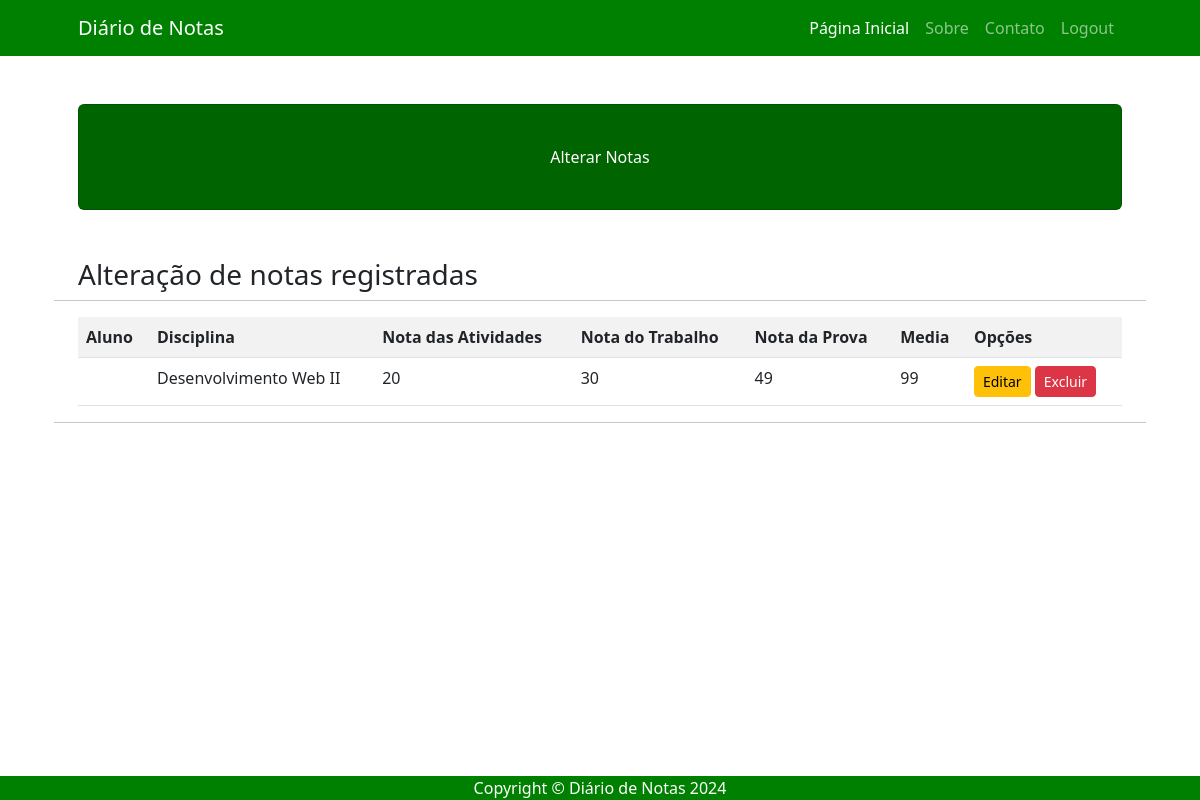
The page /alterar/ (signed in) on the database its author committed.
### usuarios/models.py (models this page shows)
class Nota(models.Model):
    nome_aluno = models.CharField(max_length = 200)
    disciplina = models.CharField(max_length = 200)
    nota_atividades = models.IntegerField(default = 0)
    nota_trabalho = models.IntegerField(default = 0)
    nota_prova = models.IntegerField(default = 0)
    media = models.IntegerField(blank = True, default = 0)

### usuarios/views.py (the view)
# urls.py: path('alterar/', views.alterar, name = 'alterar'),
def alterar(request):
    if request.method == "GET":
        if request.user.is_authenticated:
            lista_notas = Nota.objects.all()
            dicionario_notas = {'lista_notas':lista_notas}
            return render(request, 'usuarios/alterar.html', dicionario_notas)
        else:
            return HttpResponse("Faça o login para acessar!")

### usuarios/templates/usuarios/alterar.html (shortened to what this page needs)
{% extends 'usuarios/base.html' %}
{% block titulo %}Alterar Notas{% endblock %}
{% block conteudo %}
<h3>Alteração de notas registradas</h3>
<hr>
<div class = "table-responsive" >
    <table class = "table table-striped">
        <tr>
            <th>Aluno</th>
            <th>Disciplina</th>
            <th>Nota das Atividades</th>
            <th>Nota do Trabalho</th>
            <th>Nota da Prova</th>
            <th>Media</th>
            <th>Opções</th>
        </tr>
        {% for campo in lista_notas %}
        <tr>
            <td>{{ user.first_name }}</td>
            <td>{{ campo.disciplina }}</td>
            <td>{{ campo.nota_atividades }}</td>
            <td>{{ campo.nota_trabalho }}</td>
            <td>{{ campo.nota_prova }}</td>
            <td>{{ campo.media }}</td>
            <td>
                <a href = "{% url 'editar_verificacao' campo.pk %}" class = "btn btn-warning btn-sm">Editar</a>
                <a href = "{% url 'excluir_verificacao' campo.pk %}" class = "btn btn-danger btn-sm">Excluir</a>
            </td>
        </tr>
        {% empty %}
            <tr>
                <td colspan = "6">Nenhum registro encontrado.</td>
            </tr>
            {% endfor %}
    </table>
</div>
<hr>
{% endblock %}

### rows shown on the page
Nota: disciplina "Desenvolvimento Web II", nota_atividades "20", nota_trabalho "30", nota_prova "49", media "99"
